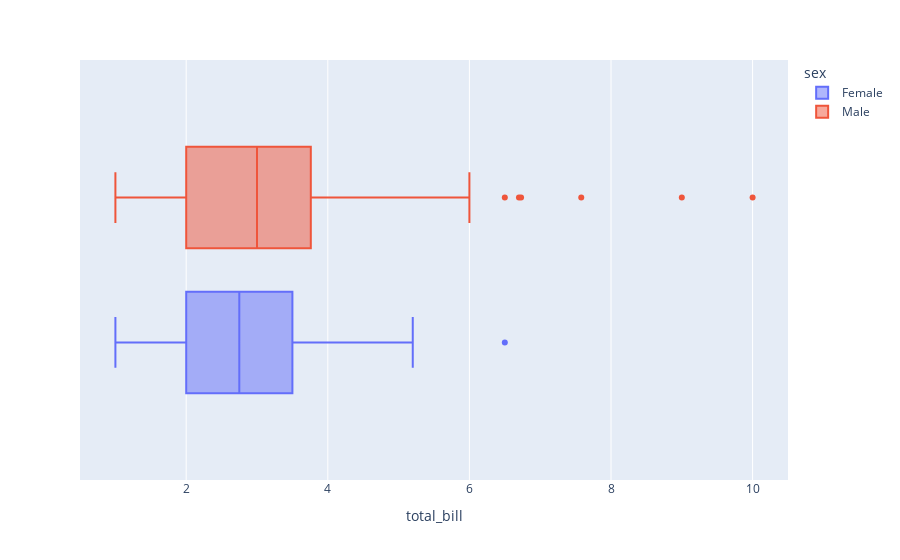

The cell this chart's notebook holds for it:
### Code cell
px.box(tips,'total_bill',color='sex')

### Figure 1 — Plotly figure (JSON) as saved in the notebook; plotly's stock layout.template omitted (floating-point values rounded to 4 significant figures; data arrays with more than 128 entries replaced by an {"elided": "..."} marker saying what was removed)
{"data": [{"alignmentgroup": "True", "hovertemplate": "sex=Female<br>total_bill=%{x}<extra></extra>", "legendgroup": "Female", "marker": {"color": "#636efa"}, "name": "Female", "notched": false, "offsetgroup": "Female", "orientation": "h", "showlegend": true, "type": "box", "x": [1.01, 5.14, 3.75, 2.61, 2, 3, 1.61, 2, 4, 2.52, 4.2, 2, 2, 2.83, 1.5, 2, 3.25, 1.25, 2, 2, 2.75, 3.5, 5, 2.3, 1.5, 1.36, 1.63, 3.09, 3.48, 3, 2.5, 2, 2.88, 4.67, 2, 1.1, 6.5, 2.5, 2, 3.5, 3.5, 4.19, 5, 2.01, 2, 2.5, 3.23, 2.23, 1.68, 3, 2.45, 3.07, 2.6, 5.2, 1.5, 3, 3.02, 3.61, 5, 1.67, 3.5, 2.75, 2.23, 4.3, 3.25, 2.5, 3, 2.5, 3.48, 4.08, 4, 1, 4, 3.5, 1.5, 1.8, 2.92, 1, 2.47, 1, 3, 3.14, 5, 2.2, 1.83, 5.17, 3], "x0": " ", "xaxis": "x", "y0": " ", "yaxis": "y"}, {"alignmentgroup": "True", "hovertemplate": "sex=Male<br>total_bill=%{x}<extra></extra>", "legendgroup": "Male", "marker": {"color": "#EF553B"}, "name": "Male", "notched": false, "offsetgroup": "Male", "orientation": "h", "showlegend": true, "type": "box", "x": {"elided": "157 float values"}, "x0": " ", "xaxis": "x", "y0": " ", "yaxis": "y"}], "layout": {"boxmode": "group", "legend": {"title": {"text": "sex"}, "tracegroupgap": 0}, "margin": {"t": 60}, "xaxis": {"anchor": "y", "domain": [0, 1], "title": {"text": "total_bill"}}, "yaxis": {"anchor": "x", "domain": [0, 1]}}}
